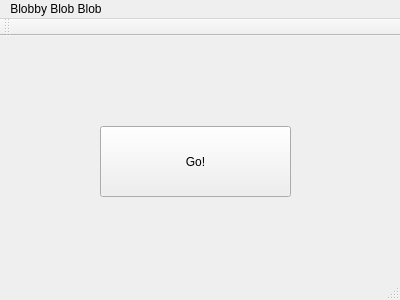
<?xml version="1.0" encoding="UTF-8"?>
<ui version="4.0">
 <class>MainWindow</class>
 <widget class="QMainWindow" name="MainWindow">
  <property name="geometry">
   <rect>
    <x>0</x>
    <y>0</y>
    <width>400</width>
    <height>300</height>
   </rect>
  </property>
  <property name="windowTitle">
   <string>MainWindow</string>
  </property>
  <widget class="QWidget" name="centralWidget">
   <widget class="QPushButton" name="pushButton">
    <property name="geometry">
     <rect>
      <x>100</x>
      <y>90</y>
      <width>191</width>
      <height>71</height>
     </rect>
    </property>
    <property name="text">
     <string>Go!</string>
    </property>
   </widget>
  </widget>
  <widget class="QMenuBar" name="menuBar">
   <property name="geometry">
    <rect>
     <x>0</x>
     <y>0</y>
     <width>400</width>
     <height>19</height>
    </rect>
   </property>
   <widget class="QMenu" name="menuBlobby_Blob_Blob">
    <property name="title">
     <string>Blobby Blob Blob</string>
    </property>
   </widget>
   <addaction name="menuBlobby_Blob_Blob"/>
  </widget>
  <widget class="QToolBar" name="mainToolBar">
   <attribute name="toolBarArea">
    <enum>TopToolBarArea</enum>
   </attribute>
   <attribute name="toolBarBreak">
    <bool>false</bool>
   </attribute>
  </widget>
  <widget class="QStatusBar" name="statusBar"/>
 </widget>
 <layoutdefault spacing="6" margin="11"/>
 <resources/>
 <connections/>
</ui>
